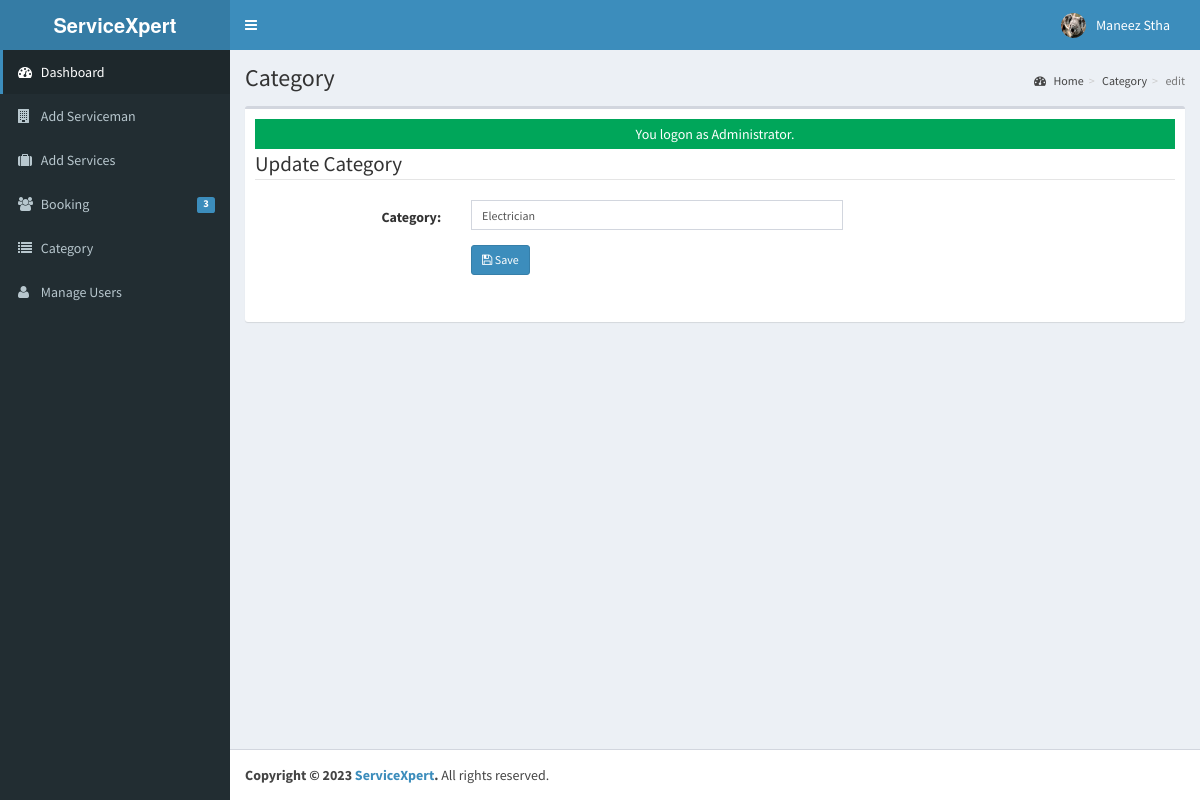
The app's page /admin/category/index.php?view=edit&id=29 (signed in) with its own data.
### tables this page shows
CREATE TABLE `tblusers` (
  `USERID` varchar(30) NOT NULL,
  `FULLNAME` varchar(40) NOT NULL,
  `USERNAME` varchar(90) NOT NULL,
  `PASS` varchar(90) NOT NULL,
  `ROLE` varchar(30) NOT NULL,
  `PICLOCATION` varchar(255) NOT NULL
);

CREATE TABLE `tblcategory` (
  `CATEGORYID` int(11) NOT NULL,
  `CATEGORY` varchar(250) NOT NULL
);

### admin/category/index.php (called while the page is built, shortened)
<?php
require_once("../../include/initialize.php");
$title="Category";
require_once ("../theme/templates.php");
?>

### include/database.php (called while the page is built, shortened)
<?php
class Database {
	var $sql_string = '';
	private $conn;
	public function open_connection() {
		$this->conn = mysqli_connect(server,user,pass);
		if(!$this->conn){
			echo "Problem in database connection! Contact administrator!";
			exit();
		}else{
			$db_select = mysqli_select_db($this->conn,database_name);
		}
	}
	function setQuery($sql='') {
		$this->sql_string=$sql;
	}
	function executeQuery() {
		$result = mysqli_query($this->conn,$this->sql_string);
		return $result;
	}
	private function confirm_query($result) {
		return $result;
	}
	function loadSingleResult() {
		$cur = $this->executeQuery();
		while ($row = mysqli_fetch_object($cur)) {
		return $data = $row;
		}
	}
}
$mydb = new Database();
?>

### include/accounts.php (called while the page is built, shortened)
<?php
require_once(LIB_PATH.DS.'database.php');
class User {
	protected static  $tblname = "tblusers";
	function single_user($id=""){
			global $mydb;
			$mydb->setQuery("SELECT * FROM ".self::$tblname."
				Where USERID= '{$id}' LIMIT 1");
			$cur = $mydb->loadSingleResult();
			return $cur;
	}
}
?>

### include/function.php (called while the page is built, shortened)
<?php
function currentpage(){
		$this_page = $_SERVER['SCRIPT_NAME'];
	    $bits = explode('/',$this_page);
		 return $bits[3];
	}
		?>

### include/categories.php (called while the page is built, shortened)
<?php
require_once(LIB_PATH.DS.'database.php');
class Category {
	protected static  $tblname = "tblcategory";
	function single_category($id=""){
			global $mydb;
			$mydb->setQuery("SELECT * FROM ".self::$tblname."
				Where CATEGORYID= '{$id}' LIMIT 1");
			$cur = $mydb->loadSingleResult();
			return $cur;
	}
}
?>

### admin/theme/templates.php (the view, shortened to what this page needs)
<!DOCTYPE html>
<html>
    <head>
        <link rel="stylesheet" href="<?php echo web_root;?>bootstrap/css/bootstrap.min.css">
        <link rel="stylesheet" href="<?php echo web_root;?>plugins/font-awesome/css/font-awesome.min.css">
        <link rel="stylesheet" href="<?php echo web_root;?>dist/css/AdminLTE.min.css">
        <link rel="stylesheet" href="<?php echo web_root;?>dist/css/skins/_all-skins.min.css">
        <link rel="stylesheet" href="<?php echo web_root;?>plugins/iCheck/flat/blue.css">
        <link rel="stylesheet" href="<?php echo web_root;?>plugins/morris/morris.css">
        <link rel="stylesheet" href="<?php echo web_root;?>plugins/jvectormap/jquery-jvectormap-1.2.2.css">
        <link href="<?php echo web_root; ?>plugins/datepicker/bootstrap-datetimepicker.min.css" rel="stylesheet" media="screen">
        <link rel="stylesheet" href="<?php echo web_root;?>plugins/dataTables/jquery.dataTables.min.css">
        <link rel="stylesheet" href="<?php echo web_root;?>plugins/bootstrap-wysihtml5/bootstrap3-wysihtml5.min.css">
    </head>
 <body class="hold-transition skin-blue fixed sidebar-mini">
<div class="wrapper">
  <header class="main-header">
    <a href="<?php echo web_root;?>/admin/" class="logo">
      <span class="logo-lg"><b>ServiceXpert</b></span>
    </a>
    <nav class="navbar navbar-static-top" role="navigation">
      <a href="#" class="sidebar-toggle" data-toggle="offcanvas" role="button">
      </a>
      <div class="navbar-custom-menu">
        <ul class="nav navbar-nav">
          <?php
              $user = New User();
              $singleuser = $user->single_user($_SESSION['ADMIN_USERID']);
          ?>
          <li class="dropdown user user-menu" style="padding-right: 15px;"  >
            <a href="#" class="dropdown-toggle" data-toggle="dropdown">
              <img src="<?php echo web_root.'admin/user/'. $singleuser->PICLOCATION;?>" class="user-image" alt="User Image">
              <span class="hidden-xs"><?php echo $singleuser->FULLNAME; ?></span>
            </a>
          </li>
        </ul>
      </div>
    </nav>
  </header>
  <aside class="main-sidebar">
    <section class="sidebar">
      <ul class="sidebar-menu">
        <li  class="<?php echo (currentpage() == 'index.php') ? "active" : false;?>" >
          <a href="<?php echo web_root ;?>admin/">
            <i class="fa fa-dashboard"></i> <span>Dashboard</span>
          </a>
        </li>
        <li class="<?php echo (currentpage() == 'serviceman') ? "active" : false;?>" >
          <a href="<?php echo web_root ;?>admin/serviceman/">
            <i class="fa fa-building"></i> <span>Add Serviceman</span>
          </a>
        </li>
        <li class="<?php echo (currentpage() == 'services') ? "active" : false;?>" >
          <a href="<?php echo web_root ;?>admin/services/">
            <i class="fa fa-suitcase"></i> <span>  Add Services</span>
          </a>
        </li>
        <li class="<?php echo (currentpage() == 'applicants') ? "active" : false;?>" >
          <a href="<?php echo web_root ;?>admin/applicants/">
            <i class="fa fa-users"></i> <span>Booking</span>
            <span class="label label-primary pull-right">
              <?php
                $sql = "SELECT count(*) as 'APPL' FROM `tbljobregistration` WHERE `PENDINGAPPLICATION`=1";
                $mydb->setQuery($sql);
                $pending = $mydb->loadSingleResult();
                echo $pending->APPL;
              ?>
            </span>
          </a>
        </li>
        <li class="<?php echo (currentpage() == 'category') ? "active" : false;?>" >
          <a href="<?php echo web_root ;?>admin/category/">
            <i class="fa fa-list"></i> <span>Category</span>
          </a>
        </li>
         <li class="<?php echo (currentpage() == 'user') ? "active" : false;?>">
          <a href="<?php echo web_root; ?>admin/user/">
            <i class="fa fa-user"></i> <span>Manage Users</span> </a>
        </li>
      </ul>
    </section>
  </aside>
  <div class="content-wrapper">
  <section class="content-header">
      <h1>
        <?php echo isset($title) ? $title : ''; ?>
      </h1>
      <ol class="breadcrumb">
        <?php
          if ($title!='Home') {
            $active_title = '';
            if (isset($_GET['view'])) {
              $active_title = '<li class='.$active_title.'><a href="index.php">'.$title.'</a></li>';
            }else{
              $active_title = '<li class='.$active_title.'>'.$title.'</li>';
            }
            echo '<li><a href='.web_root.'admin/><i class="fa fa-dashboard"></i> Home</a></li>';
            echo  $active_title;
            echo  isset($_GET['view']) ? '<li class="active">'.$_GET['view'].'</li>' : '';
          }
        ?>
      </ol>
    </section>
         <section class="content">
          <div class="row">
            <div class="col-xs-12">
              <div class="box">
                <div class="box-body">
              <?php
               require_once $content;
               ?>
             </div>
             </div>
           </div>
         </div>
 </div>
  <footer class="main-footer">
    <strong>Copyright &copy; 2023 <a href="#">ServiceXpert</a>.</strong> All rights
    reserved.
  </footer>
    </body>
</html>

### admin/category/edit.php (shortened to what this page needs)
<?php
  $categoryid = $_GET['id'];
  $category = New Category();
  $singlecategory = $category->single_category($categoryid);
?>
 <form class="form-horizontal span6" action="controller.php?action=edit" method="POST">
          <fieldset>
            <legend>Update Category</legend>
                  <div class="form-group">
                    <div class="col-md-8">
                      <label class="col-md-4 control-label" for="CATEGORY">Category:</label>
                      <div class="col-md-8">
                         <input class="form-control input-sm" id="CATEGORY" name="CATEGORY" placeholder=
                            "Category" type="text" value="<?php echo $singlecategory->CATEGORY; ?>">
                      </div>
                    </div>
                  </div>
             <div class="form-group">
                    <div class="col-md-8">
                      <label class="col-md-4 control-label" for=
                      "idno"></label>
                      <div class="col-md-8">
                      <button class="btn btn-primary btn-sm" name="save" type="submit" ><span class="fa fa-save fw-fa"></span> Save</button>
                      </div>
                    </div>
                  </div>
          </fieldset>
        <div class="form-group">
                <div class="rows">
                  <div class="col-md-6">
                    <label class="col-md-6 control-label" for=
                    "otherperson"></label>
                    <div class="col-md-6">
                    </div>
                  </div>
                  <div class="col-md-6" align="right">
                   </div>
              </div>
              </div>
        </form>
        </div>

### records on screen
tblusers: PICLOCATION (picture), FULLNAME "Maneez Stha"
tblcategory: CATEGORY "Electrician"

### other values on screen
$pending->APPL "3"
$title "Category"
$_GET['view'] "edit"
$_SESSION['message'] "You logon as Administrator."
